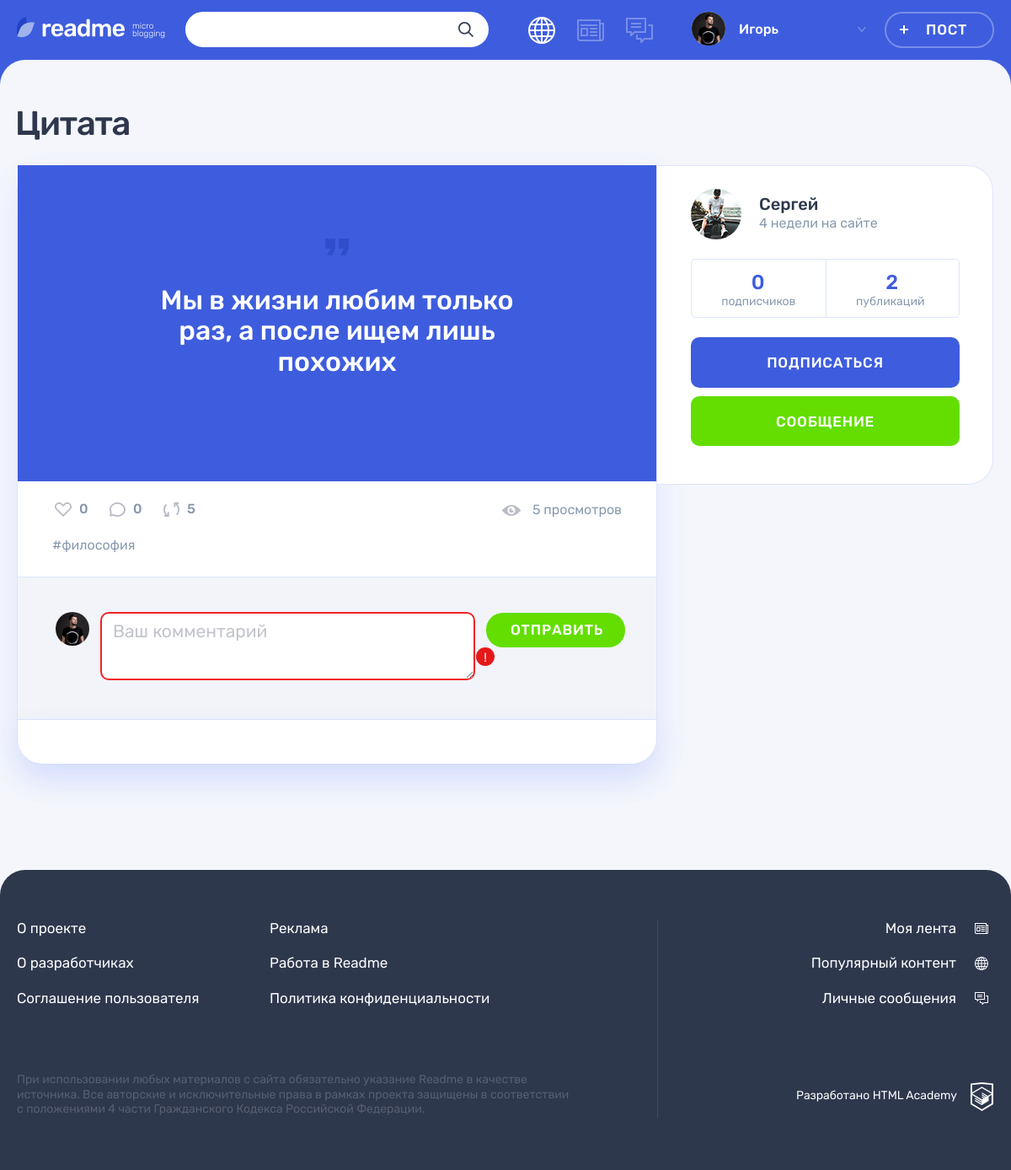
The app's page /post.php?postId=1 with its own data.
### tables this page shows
CREATE TABLE posts (
       id INT AUTO_INCREMENT PRIMARY KEY,
       publication_date TIMESTAMP DEFAULT CURRENT_TIMESTAMP,
       title VARCHAR(255) NOT NULL,
       content TEXT,
       author VARCHAR(128),
       img VARCHAR(2000),
       video VARCHAR(2000),
       reference VARCHAR(255),
       views INT DEFAULT 0,
       user_id INT,
       content_type_id INT,
       FOREIGN KEY (user_id) REFERENCES users(id),
       FOREIGN KEY (content_type_id) REFERENCES content_types(id)
);

CREATE TABLE hashtags (
       id INT AUTO_INCREMENT PRIMARY KEY,
       hashtag VARCHAR(128) UNIQUE
);

CREATE TABLE users (
       id INT AUTO_INCREMENT PRIMARY KEY,
       registration_date TIMESTAMP DEFAULT CURRENT_TIMESTAMP,
       email VARCHAR(255) UNIQUE,
       user_name VARCHAR(128) UNIQUE,
       password CHAR(64),
       avatar VARCHAR(255)
);

### helpers.php (called while the page is built, shortened)
<?php
function get_noun_plural_form(int $number, string $one, string $two, string $many): string
{
    $number = (int)$number;
    $mod10 = $number % 10;
    $mod100 = $number % 100;
    switch (true) {
        case ($mod10 >= 2 && $mod10 <= 4):
            return $two;
    }
}
function include_template($name, array $data = [])
{
    $name = 'templates/' . $name;
    extract($data);
    require $name;
    $result = ob_get_clean();
    return $result;
}
function getRelativeDate(DateTimeImmutable $date, bool $needAgoAddition = false) : string
{
    $currentDate = new DateTimeImmutable('now');
    $interval = $date->diff($currentDate);
    $addition = $needAgoAddition ? '' : ' назад';
    if ($interval->y) {
    $properNoun = get_noun_plural_form($interval->y, 'год', 'года', 'лет');
        return date_interval_format($interval, '%y ' . $properNoun . $addition);
    } else if ($interval->m) {
        $properNoun = get_noun_plural_form($interval->m, 'месяц', 'месяца', 'месяцев');
        return date_interval_format($interval, '%m ' . $properNoun . $addition);
    } else if ($interval->d && $interval->d < 7) {
        $properNoun = get_noun_plural_form($interval->d, 'день', 'дня', 'дней');
        return date_interval_format($interval, '%d ' . $properNoun . $addition);
    } else if ($interval->d && $interval->d >= 7) {
        $weeksCount = ceil($interval->d / 7);
        $properNoun = get_noun_plural_form($weeksCount, 'неделю', 'недели', 'недель');
        return $weeksCount . ' ' . $properNoun . $addition;
    } else if ($interval->h) {
        $properNoun = get_noun_plural_form($interval->h, 'час', 'часа', 'часов');
        return date_interval_format($interval, '%h ' . $properNoun . $addition);
    } else if ($interval->i) {
        $properNoun = get_noun_plural_form($interval->i, 'минуту', 'минуты', 'минут');
        return date_interval_format($interval, '%i ' . $properNoun . $addition);
    } else {
        return '';
    }
}
function findUserPost(mysqli $con, string $sql, int $postId): array
{
    $postStmt = mysqli_prepare($con, $sql);
    mysqli_stmt_bind_param($postStmt, 'i', $postId);
    mysqli_stmt_execute($postStmt);
    $resultPost = mysqli_stmt_get_result($postStmt);
    return mysqli_fetch_all($resultPost, MYSQLI_ASSOC);
}

### templates/post.php (the view, shortened to what this page needs)
<?php require_once './helpers.php'?>
<main class="page__main page__main--publication">
    <div class="container">
        <h1 class="page__title page__title--publication"><?= htmlspecialchars($postDetails['title']) ?></h1>
        <section class="post-details">
            <div class="post-details__wrapper post-photo">
                <div class="post-details__main-block post post--details">
                    <?php if ($postDetails['type'] === 'quote') : ?>
                        <div class="post-details__image-wrapper post-quote">
                            <div class="post__main">
                                <blockquote>
                                    <p>
                                        <?= htmlspecialchars($postDetails['content']); ?>
                                    </p>
                                </blockquote>
                            </div>
                        </div>
                    <?php elseif ($postDetails['type'] === 'photo') : ?>
                        <div class="post-details__image-wrapper post-photo__image-wrapper">
                            <img src="img/<?= htmlspecialchars($postDetails['img']); ?>" alt="Фото от пользователя" width="760" height="507">
                        </div>
                    <?php elseif ($postDetails['type'] === 'video') : ?>
                        <div class="post-details__image-wrapper post-photo__image-wrapper">
                            <?=embed_youtube_video($postDetails['video']); ?>
                        </div>
                    <?php endif; ?>
                    <div class="post__indicators">
                        <div class="post__buttons">
                            <a class="post__indicator post__indicator--likes button" href="#" title="Лайк">
                                <svg class="post__indicator-icon" width="20" height="17">
                                    <use xlink:href="#icon-heart"></use>
                                </svg>
                                <span><?= htmlspecialchars($postDetails['likes']) ?></span>
                            </a>
                            <a class="post__indicator post__indicator--comments button" href="#" title="Комментарии">
                                <svg class="post__indicator-icon" width="19" height="17">
                                    <use xlink:href="#icon-comment"></use>
                                </svg>
                                <span><?= htmlspecialchars($postDetails['comments_total']) ?></span>
                            </a>
                            <a class="post__indicator post__indicator--repost button" href="#" title="Репост">
                                <svg class="post__indicator-icon" width="19" height="17">
                                    <use xlink:href="#icon-repost"></use>
                                </svg>
                                <span>5</span>
                            </a>
                        </div>
                        <span class="post__view"><?= htmlspecialchars($postDetails['views']) ?> просмотров</span>
                    </div>
                    <ul class="post__tags">
                    <?php foreach ($postHashtags as $postHashtag) : ?>
                        <li><a href="#">#<?= htmlspecialchars($postHashtag['hashtag']) ?></a></li>
                    <?php endforeach; ?>
                    </ul>
                    <div class="comments">
                        <form class="comments__form form" action="#" method="post">
                            <div class="comments__my-avatar">
                                <img class="comments__picture" src="img/userpic-medium.jpg" alt="Аватар пользователя">
                            </div>
                            <div class="form__input-section form__input-section--error">
                                <textarea class="comments__textarea form__textarea form__input" placeholder="Ваш комментарий"></textarea>
                                <button class="form__error-button button" type="button">!</button>
                            </div>
                            <button class="comments__submit button button--green" type="submit">Отправить</button>
                        </form>
                        <div class="comments__list-wrapper">
                        </div>
                    </div>
                </div>
                <div class="post-details__user user">
                    <?php if (!$postAuthorDetails) : ?>
                    <h2>Без автора</h2>
                    <?php else : ?>
                    <div class="post-details__user-info user__info">
                        <div class="post-details__avatar user__avatar">
                            <a class="post-details__avatar-link user__avatar-link" href="#">
                                <?php if ($postDetails['avatar']) : ?>
                                <img class="post-details__picture user__picture" src="img/<?= htmlspecialchars($postDetails['avatar']) ?>" alt="Аватар пользователя">
                                <?php endif; ?>
                            </a>
                        </div>
                        <div class="post-details__name-wrapper user__name-wrapper">
                            <a class="post-details__name user__name" href="#">
                                <span><?= htmlspecialchars($postAuthorDetails['user_name']) ?></span>
                            </a>
                            <?php
                            $registrationTime = new DateTimeImmutable($postAuthorDetails['date']);
                            $relativeRegistrationTime = getRelativeDate($registrationTime, true);
                            ?>
                            <time class="post-details__time user__time" datetime="<?= $registrationTime->format('Y-m-d') ?>"><?= $relativeRegistrationTime ?> на сайте</time>
                        </div>
                    </div>
                    <div class="post-details__rating user__rating">
                        <p class="post-details__rating-item user__rating-item user__rating-item--subscribers">
                            <span class="post-details__rating-amount user__rating-amount"><?= htmlspecialchars($postAuthorDetails['subscribers_total']) ?></span>
                            <span class="post-details__rating-text user__rating-text">подписчиков</span>
                        </p>
                        <p class="post-details__rating-item user__rating-item user__rating-item--publications">
                            <span class="post-details__rating-amount user__rating-amount"><?= htmlspecialchars($postAuthorDetails['posts_total']) ?></span>
                            <span class="post-details__rating-text user__rating-text">публикаций</span>
                        </p>
                    </div>
                    <div class="post-details__user-buttons user__buttons">
                        <button class="user__button user__button--subscription button button--main" type="button">Подписаться</button>
                        <a class="user__button user__button--writing button button--green" href="#">Сообщение</a>
                    </div>
                    <?php endif; ?>
                </div>
            </div>
        </section>
    </div>
</main>

### records on screen
posts: title "Цитата", content "Мы в жизни любим только раз, а после ищем лишь похожих", views "5", user.avatar (picture)
hashtags: hashtag "философия"

### other values on screen
$userName "Игорь"
$postDetails['likes'] "0"
$postDetails['comments_total'] "0"
$postAuthorDetails['user_name'] "Сергей"
$relativeRegistrationTime "4 недели"
$postAuthorDetails['subscribers_total'] "0"
$postAuthorDetails['posts_total'] "2"
